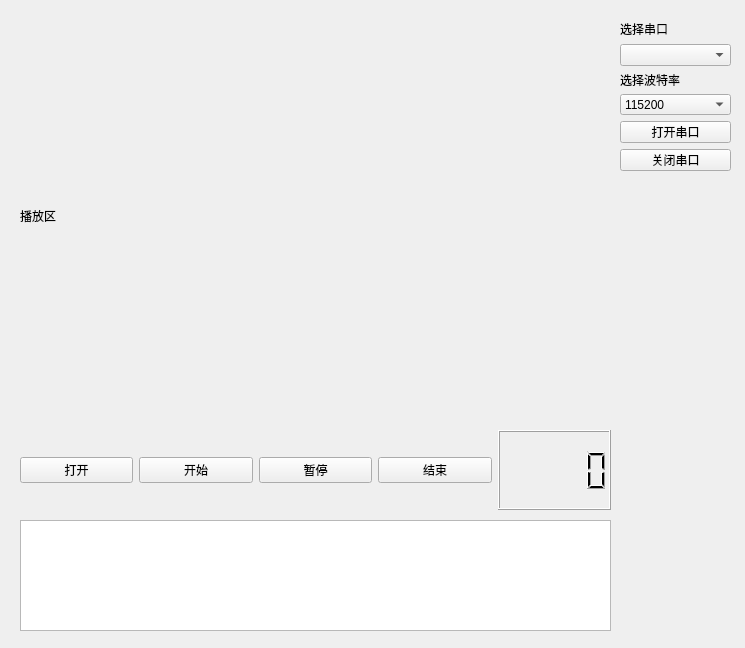
<?xml version="1.0" encoding="UTF-8"?>
<ui version="4.0">
 <class>Form</class>
 <widget class="QWidget" name="Form">
  <property name="geometry">
   <rect>
    <x>0</x>
    <y>0</y>
    <width>745</width>
    <height>648</height>
   </rect>
  </property>
  <property name="windowTitle">
   <string>Form</string>
  </property>
  <widget class="QWidget" name="horizontalLayoutWidget">
   <property name="geometry">
    <rect>
     <x>20</x>
     <y>430</y>
     <width>591</width>
     <height>80</height>
    </rect>
   </property>
   <layout class="QHBoxLayout" name="horizontalLayout">
    <item>
     <widget class="QPushButton" name="loadbt">
      <property name="text">
       <string>打开</string>
      </property>
     </widget>
    </item>
    <item>
     <widget class="QPushButton" name="startbt">
      <property name="text">
       <string>开始</string>
      </property>
     </widget>
    </item>
    <item>
     <widget class="QPushButton" name="stopbt">
      <property name="text">
       <string>暂停</string>
      </property>
     </widget>
    </item>
    <item>
     <widget class="QPushButton" name="endbt">
      <property name="text">
       <string>结束</string>
      </property>
     </widget>
    </item>
    <item>
     <widget class="QLCDNumber" name="fpslcd"/>
    </item>
   </layout>
  </widget>
  <widget class="QWidget" name="verticalLayoutWidget">
   <property name="geometry">
    <rect>
     <x>20</x>
     <y>20</y>
     <width>591</width>
     <height>391</height>
    </rect>
   </property>
   <layout class="QVBoxLayout" name="verticalLayout">
    <item>
     <widget class="QLabel" name="label">
      <property name="text">
       <string>播放区</string>
      </property>
     </widget>
    </item>
   </layout>
  </widget>
  <widget class="QWidget" name="verticalLayoutWidget_2">
   <property name="geometry">
    <rect>
     <x>620</x>
     <y>20</y>
     <width>111</width>
     <height>151</height>
    </rect>
   </property>
   <layout class="QVBoxLayout" name="verticalLayout_2">
    <item>
     <widget class="QLabel" name="label_2">
      <property name="maximumSize">
       <size>
        <width>51</width>
        <height>20</height>
       </size>
      </property>
      <property name="text">
       <string>选择串口</string>
      </property>
     </widget>
    </item>
    <item>
     <widget class="QComboBox" name="selectcom"/>
    </item>
    <item>
     <widget class="QLabel" name="label_3">
      <property name="maximumSize">
       <size>
        <width>61</width>
        <height>16</height>
       </size>
      </property>
      <property name="text">
       <string>选择波特率</string>
      </property>
     </widget>
    </item>
    <item>
     <widget class="QComboBox" name="selectbaud">
      <property name="currentText">
       <string>115200</string>
      </property>
      <item>
       <property name="text">
        <string>115200</string>
       </property>
      </item>
      <item>
       <property name="text">
        <string>9600</string>
       </property>
      </item>
      <item>
       <property name="text">
        <string>38400</string>
       </property>
      </item>
      <item>
       <property name="text">
        <string>460800</string>
       </property>
      </item>
     </widget>
    </item>
    <item>
     <widget class="QPushButton" name="openserial">
      <property name="text">
       <string>打开串口</string>
      </property>
     </widget>
    </item>
    <item>
     <widget class="QPushButton" name="closeserial">
      <property name="text">
       <string>关闭串口</string>
      </property>
     </widget>
    </item>
   </layout>
  </widget>
  <widget class="QTextEdit" name="serialshow">
   <property name="geometry">
    <rect>
     <x>20</x>
     <y>520</y>
     <width>591</width>
     <height>111</height>
    </rect>
   </property>
  </widget>
 </widget>
 <resources/>
 <connections/>
</ui>
